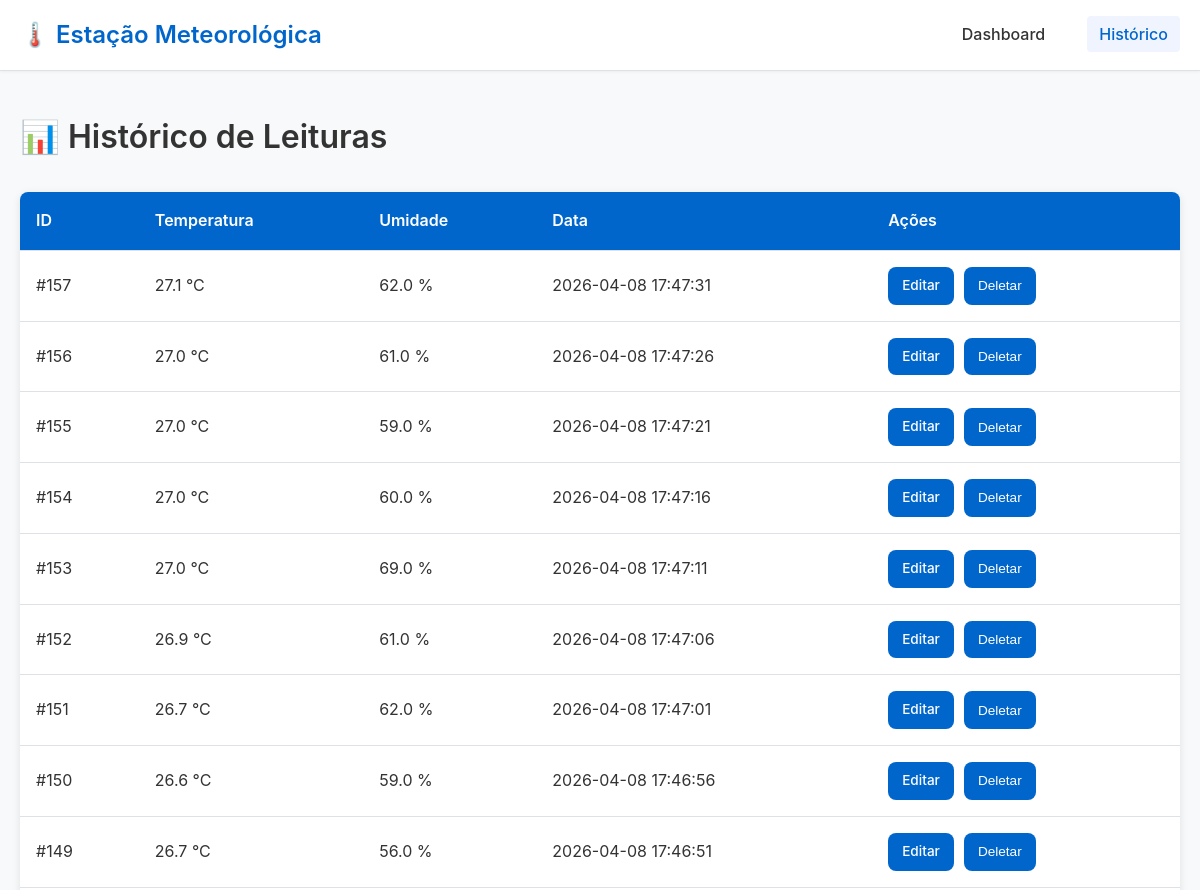
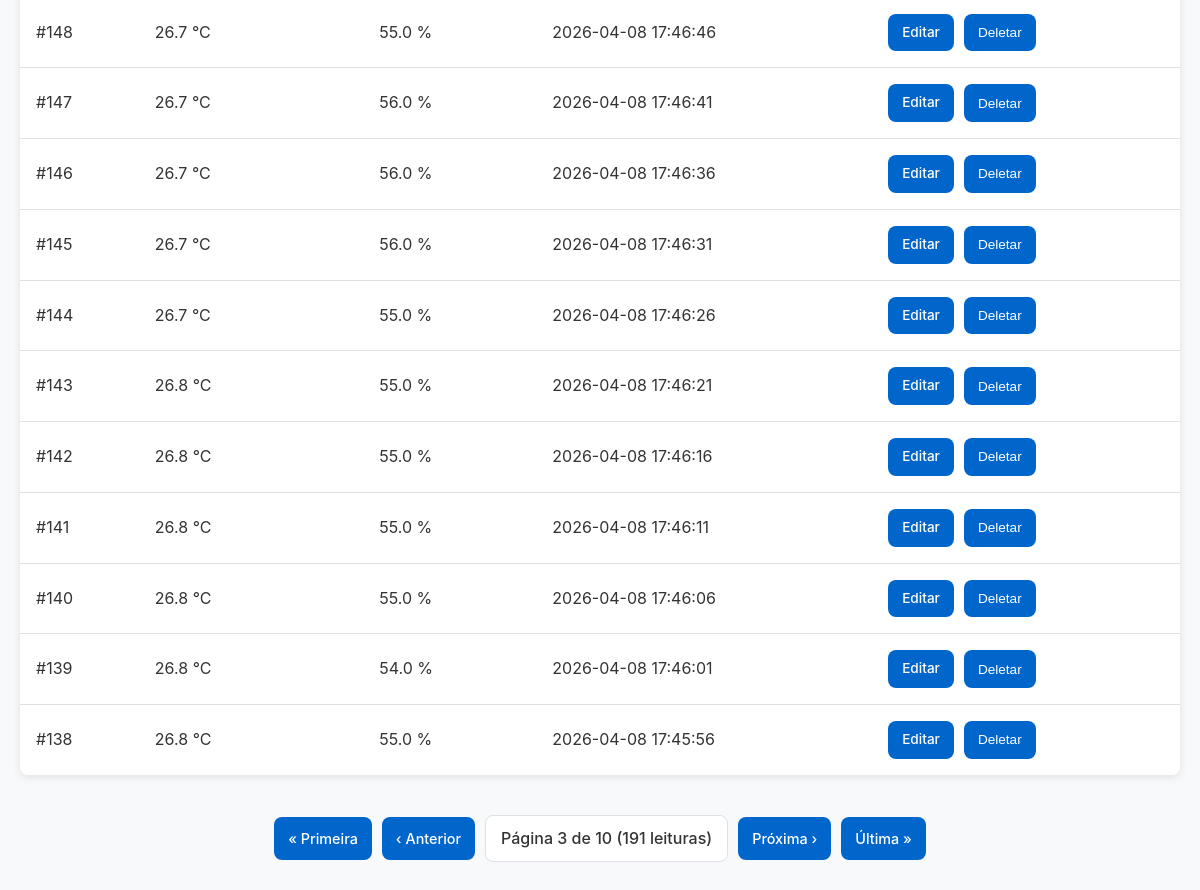
The app's page /leituras?pagina=3 with its own data (2 pictures, top to bottom).
### tables this page shows
CREATE TABLE leituras (
    id          INTEGER PRIMARY KEY AUTOINCREMENT,
    temperatura REAL    NOT NULL,
    umidade     REAL    NOT NULL,
    pressao     REAL,
    localizacao TEXT    DEFAULT 'Lab',
    timestamp   DATETIME DEFAULT (datetime('now', 'localtime'))
);

### app.py (the view)
@app.route('/leituras', methods=['GET'])
def listar():
    pagina  = int(request.args.get('pagina', 1))
    limite  = int(request.args.get('limite', 20))
    offset  = (pagina - 1) * limite
    leituras = listar_leituras(limite=limite, offset=offset)
    total = contar_leituras()
    total_paginas = (total + limite - 1) // limite  # Calcula o teto da divisão
    if quer_json():
        return jsonify({'pagina': pagina, 'limite': limite, 'leituras': leituras, 'total': total})
    return render_template('historico.html', leituras=leituras,
                           pagina=pagina, limite=limite, total=total, total_paginas=total_paginas)

### app.py (called while the page is built)
def quer_json():
    return (request.args.get('formato') == 'json' or
            request.accept_mimetypes.best == 'application/json')

### database.py (called while the page is built)
def get_db_connection():
    conn = sqlite3.connect(DB_PATH, timeout=10)
    conn.execute('PRAGMA journal_mode=WAL')   # permite leitura/escrita simultânea
    conn.execute('PRAGMA busy_timeout=5000')  # espera até 5s antes de lançar erro
    conn.row_factory = sqlite3.Row            # acesso por nome de coluna
    return conn

def listar_leituras(limite: int = 50, offset: int = 0) -> list:
    conn = get_db_connection()
    rows = conn.execute(
        'SELECT * FROM leituras ORDER BY timestamp DESC LIMIT ? OFFSET ?',
        (limite, offset)
    ).fetchall()
    conn.close()
    return [dict(r) for r in rows]

def contar_leituras() -> int:
    conn = get_db_connection()
    row = conn.execute('SELECT COUNT(*) as total FROM leituras').fetchone()
    conn.close()
    return row['total'] if row else 0

### templates/historico.html (shortened to what this page needs)
{% extends "base.html" %}
{% block content %}
<div class="section">
    <h1>📊 Histórico de Leituras</h1>
    <table>
        <thead>
            <tr>
                <th>ID</th>
                <th>Temperatura</th>
                <th>Umidade</th>
                <th>Data</th>
                <th>Ações</th>
            </tr>
        </thead>
        <tbody>
            {% for leitura in leituras %}
            <tr>
                <td>#{{ leitura.id }}</td>
                <td>{{ leitura.temperatura }} °C</td>
                <td>{{ leitura.umidade }} %</td>
                <td>{{ leitura.timestamp }}</td>
                <td>
                    <div class="actions">
                        <a href="/leituras/{{ leitura.id }}/editar" class="btn">Editar</a>
                        <button type="button" onclick="deletar({{ leitura.id }})">Deletar</button>
                    </div>
                </td>
            </tr>
            {% endfor %}
        </tbody>
    </table>
    {% if total_paginas > 1 %}
    <div class="pagination">
        {% if pagina > 1 %}
        <a href="/leituras?pagina=1" class="btn">« Primeira</a>
        <a href="/leituras?pagina={{ pagina - 1 }}" class="btn">‹ Anterior</a>
        {% endif %}
        <span class="page-info">Página {{ pagina }} de {{ total_paginas }} ({{ total }} leituras)</span>
        {% if pagina < total_paginas %}
        <a href="/leituras?pagina={{ pagina + 1 }}" class="btn">Próxima ›</a>
        <a href="/leituras?pagina={{ total_paginas }}" class="btn">Última »</a>
        {% endif %}
    </div>
    {% endif %}
</div>
{% endblock %}

### static/css/style.css (style rules this page uses)
* { margin: 0; padding: 0; box-sizing: border-box; }
:root { --primary-color: #0066cc; --primary-dark: #0052a3; --background-color: #f8f9fa; --text-color: #333; --text-light: #666; --border-color: #dee2e6; --white: #ffffff; --shadow: 0 2px 8px rgba(0, 0, 0, 0.1); --shadow-hover: 0 4px 16px rgba(0, 0, 0, 0.15); --radius: 8px; }
html, body { height: auto; }
body { font-family: -apple-system, BlinkMacSystemFont, 'Segoe UI', 'Roboto', 'Oxygen', 'Ubuntu', 'Cantarell', sans-serif; background-color: var(--background-color); color: var(--text-color); line-height: 1.6; }
h1 { font-size: 2rem; margin-bottom: 30px; color: var(--text-color); font-weight: 600; }
button, .btn { background-color: var(--primary-color); color: var(--white); border: none; padding: 10px 18px; border-radius: var(--radius); font-size: 0.95rem; font-weight: 500; cursor: pointer; transition: all 0.3s ease; text-decoration: none; display: inline-block; }
table { width: 100%; border-collapse: collapse; background-color: var(--white); margin-bottom: 40px; box-shadow: var(--shadow); border-radius: var(--radius); overflow: hidden; }
th { background-color: var(--primary-color); color: var(--white); font-weight: 600; text-align: left; }
th, td { padding: 16px; border-bottom: 1px solid var(--border-color); }
tr:last-child td { border-bottom: none; }
.actions { display: flex; gap: 10px; }
.actions button, .actions a { padding: 8px 14px; font-size: 0.85rem; }
.pagination { display: flex; justify-content: center; align-items: center; gap: 10px; margin-top: 30px; flex-wrap: wrap; }
.pagination .btn { padding: 10px 14px; font-size: 0.9rem; min-width: auto; }
.page-info { background-color: var(--white); padding: 10px 15px; border-radius: var(--radius); border: 1px solid var(--border-color); font-weight: 500; color: var(--text-color); }

### records on screen
leituras: id "157", temperatura "27.1", umidade "62.0", timestamp "2026-04-08 17:47:31"
leituras: id "156", temperatura "27.0", umidade "61.0", timestamp "2026-04-08 17:47:26"
leituras: id "155", temperatura "27.0", umidade "59.0", timestamp "2026-04-08 17:47:21"
leituras: id "154", temperatura "27.0", umidade "60.0", timestamp "2026-04-08 17:47:16"
leituras: id "153", temperatura "27.0", umidade "69.0", timestamp "2026-04-08 17:47:11"
leituras: id "152", temperatura "26.9", umidade "61.0", timestamp "2026-04-08 17:47:06"
leituras: id "151", temperatura "26.7", umidade "62.0", timestamp "2026-04-08 17:47:01"
leituras: id "150", temperatura "26.6", umidade "59.0", timestamp "2026-04-08 17:46:56"
leituras: id "149", temperatura "26.7", umidade "56.0", timestamp "2026-04-08 17:46:51"
leituras: id "148", temperatura "26.7", umidade "55.0", timestamp "2026-04-08 17:46:46"
leituras: id "147", temperatura "26.7", umidade "56.0", timestamp "2026-04-08 17:46:41"
leituras: id "146", temperatura "26.7", umidade "56.0", timestamp "2026-04-08 17:46:36"
leituras: id "145", temperatura "26.7", umidade "56.0", timestamp "2026-04-08 17:46:31"
leituras: id "144", temperatura "26.7", umidade "55.0", timestamp "2026-04-08 17:46:26"
leituras: id "143", temperatura "26.8", umidade "55.0", timestamp "2026-04-08 17:46:21"
leituras: id "142", temperatura "26.8", umidade "55.0", timestamp "2026-04-08 17:46:16"
leituras: id "141", temperatura "26.8", umidade "55.0", timestamp "2026-04-08 17:46:11"
leituras: id "140", temperatura "26.8", umidade "55.0", timestamp "2026-04-08 17:46:06"
leituras: id "139", temperatura "26.8", umidade "54.0", timestamp "2026-04-08 17:46:01"
leituras: id "138", temperatura "26.8", umidade "55.0", timestamp "2026-04-08 17:45:56"

### other values on screen
{{ pagina }} "3"
{{ total_paginas }} "10"
{{ total }} "191"
